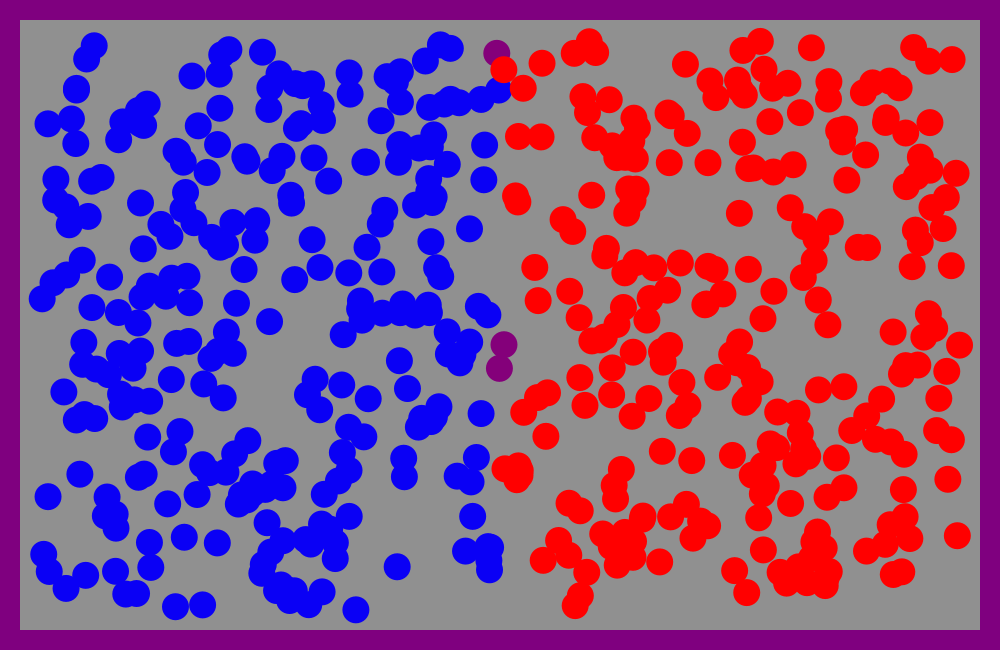
Frame 1 (no input)
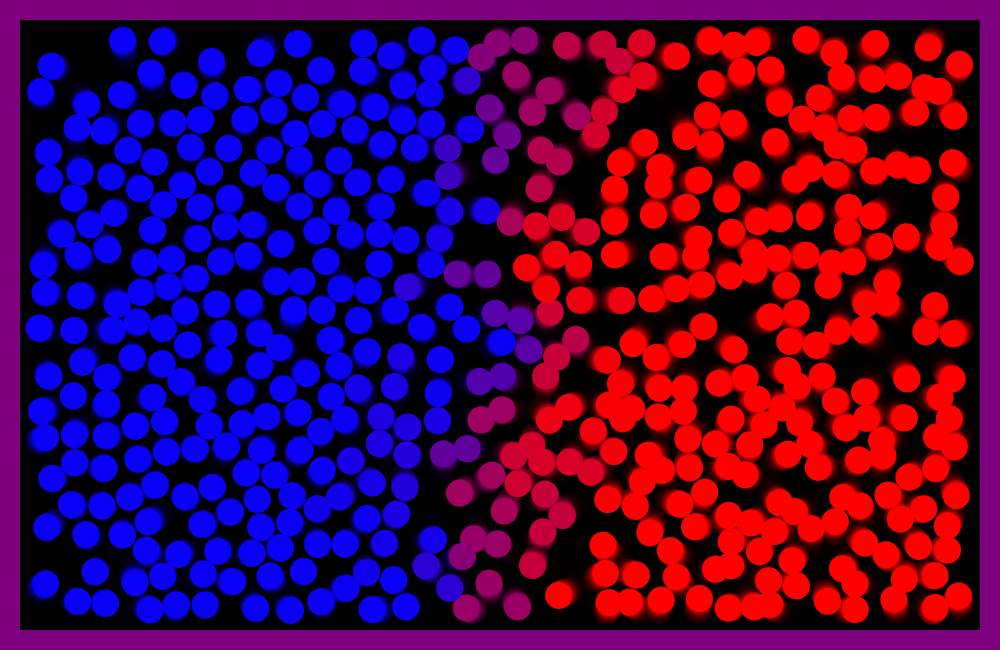
Frame 60 (the mouse pressed at the canvas centre just before this capture)
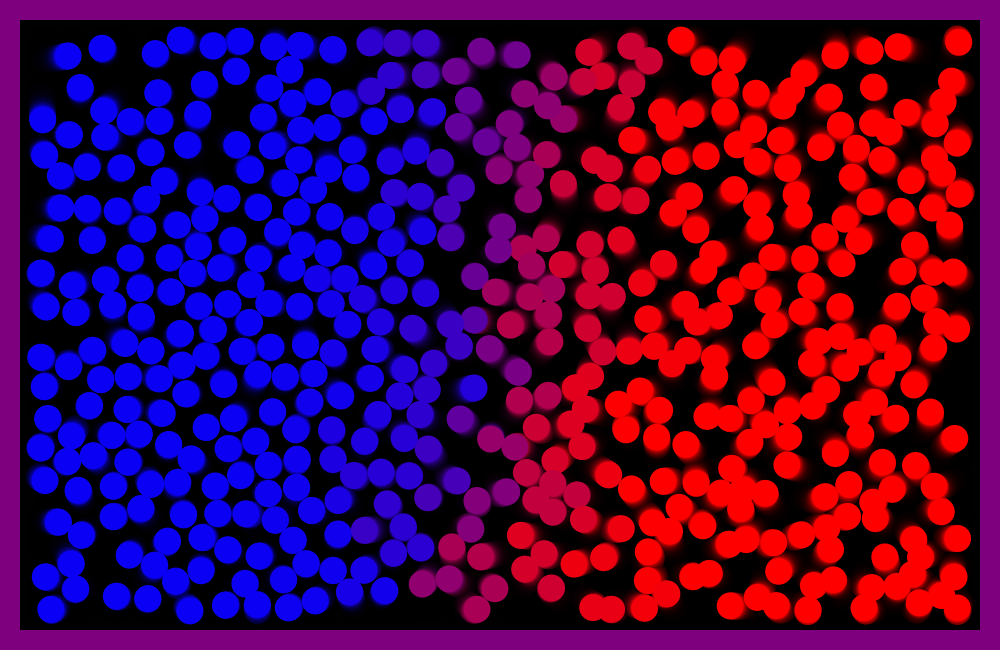
Frame 120 (the mouse held since frame 60 and released just before this capture)

The Processing sketch that drew these frames (run headless with seeded random() and noise(); from frame 60 on, the mouse is pressed at the canvas centre):

// Processing sketch: Heat_diffusion
// ── Heat_diffusion.pde
particle [] p; 
wall [] edges;
int lato = 20;
int velo = 3;

void setup() {
  //fullScreen();
  size(1000, 650);
  noStroke();
  // background(255);
  reset();
}

void draw() {
  fill(0, 75);
  rect(0, 0, width, height);
  for (wall e : edges) {
    e.create();
  }
  for (int i = 0; i < p.length; i++) {
    p[i].move();
  }
  for (int i = 0; i < p.length; i++) {
    p[i].create();
  }
}

void keyPressed() {

  if (key == 'd' || key == 'D') {
    for (wall e : edges) {
      e.move(true);
    }
  } else if (key == 'a' || key == 'A') {
    for (wall e : edges) {
      e.move(false);
    }
  } else {
    reset();
  }
}

void reset() {
  edges = new wall[]{
    new wall(new PVector(0, 0), new PVector(velo, 0), lato, height), 
    new wall(new PVector(0, 0), new PVector(0, velo), width, lato), 
    new wall(new PVector(width - lato, 0), new PVector(-velo, 0), lato, height), 
    new wall(new PVector(0, height - lato), new PVector(0, -velo), width, lato), 
  };

  p = new particle [width / 2];

  for (int i = 0; i < p.length; i++) {
    p[i] = new particle();
  }
}

// ── particle.pde
class particle {

  PVector loc, vel, acc, ploc;
  int r;
  float maxvel, maxfor, sight, temp, ptemp;;

  particle() {

    loc = new PVector(random(2 * lato, width - 2 * lato), random(2 * lato, height - 2 * lato));
    vel = new PVector (int(random(2, -2)), int(random(2, 2)));
    acc = new PVector (0, 0);
    ploc = loc.copy();

    r = 27;
    temp = loc.x < width / 2 ? 10 : 255;
    ptemp = temp;
    sight = r;
    maxvel = 1.7;
    maxfor = 0.5;
  }

  PVector separate() {
    PVector sep = new PVector ();
    int counter = 0;

    for (particle par : p) {
      if (par != this) {
        float d = dist(loc.x, loc.y, par.loc.x, par.loc.y);
        if (d < sight && d != 0) {
          PVector diff = PVector.sub(loc, par.loc);
          diff.div(d * d);
          sep.add(diff);
          counter++;
          if (d <= r) {
            ptemp = (temp + par.temp) / 2;
            ptemp = constrain(ptemp, 0, 255);
          }
        }
      }
    }

    if (counter > 0) {

      sep.setMag(maxvel);
      sep.sub(vel);
      sep.limit(maxfor);
    }
    return sep;
  }

  PVector edge() {
    PVector fix = new PVector();
    if (loc.x < edges[0].loc.x + lato * 2) {
      fix.add(new PVector (maxvel, 0));
    } else if (loc.x > edges[2].loc.x - lato) {
      fix.add(new PVector (-maxvel, 0));
    }

    if (loc.y < edges[1].loc.y + lato * 2) {
      fix.add(new PVector (0, maxvel));
    } else if (loc.y > edges[3].loc.y - lato) {
      fix.add(new PVector (0, -maxvel));
    }
    return fix;
  }

  void move() {

    PVector sep = separate().mult(1);
    PVector ed = edge();

    acc.add(sep);
    acc.add(ed);
    vel.add(acc);
    vel.mult(map(ptemp, 0, 255, 1, 1.3)); 
    vel.limit(maxvel);
    ploc.add(vel);
    acc.mult(0);
  }

  void create() {
    loc = ploc.copy();
    temp = ptemp;
    float t = 255 - temp;
    fill(temp, 0, t);
    ellipse(loc.x, loc.y, r, r);
  }
}

// ── wall.pde
class wall {
  PVector loc;
  PVector vel;
  float wid, heigh;
  PVector ploc;

  wall(PVector origin, PVector v, float w, float h) {

    ploc = origin.copy();
    loc = origin.copy();
    vel = v.copy();

    wid = w;
    heigh = h;
  }

  void move(boolean b) {
    PVector a;
    a = vel.copy(); 
    if (!b) {
      a.mult(-1);
    }

    PVector c = loc.copy().add(a);

    if (c.x <= width - lato && c.y <= height - lato && c.x >= 0 && c.y >= 0) {
      loc.add(a);
    }
  }

  void create() {

    fill(int(255 / 2), 0, int(255 / 2));
    rect(loc.x, loc.y, wid, heigh);
  }
}
